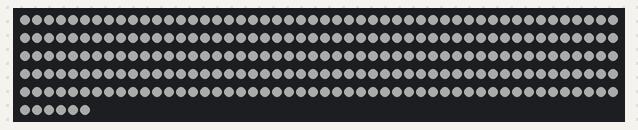
This sketch was run on a simulated Arduino Uno, built with avr-gcc and run on an emulated ATmega328P. Parts: 256 RGB LEDs in strip order, left to right, continuing on the next row. Dim RGB values are drawn brighter than linear; what the sketch prints to the serial monitor is not drawn.

Above: at 0.09 s.
At 3.94 s:
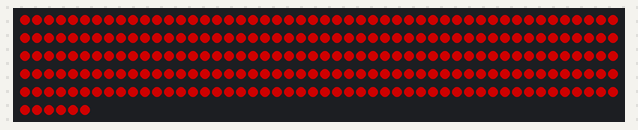

The sketch:

strobeLight.ino
```cpp
#include <FastLED.h> // Code for LEDs
// Strobe light designed for Halloween with repetitive flashes of red added in.


/* initialize Hardware Variables */
#define LED_PIN           5 // Where LED strip is connected to board
#define NUM_LEDS         256
#define COLOR_ORDER     GRB           // If colours look wrong, play with this
#define CHIPSET         WS2812B       // LED strip type
#define MAX_MILLIAMPS   2000          // Careful with the amount of power here if running off USB port
const int BRIGHTNESS_SETTINGS =150;  // Configureable brightness. If power draw is an issue, lower value
#define LED_VOLTS       5             // Usually 5 or 12


// Lighting timing specific
#define TIME_LIGHT_ON         175 // milliseconds
#define TIME_LIGHT_OFF        175 // milliseconds
#define REPEAT_C1    10 // Times to repeat colour 1
#define REPEAT_C2    2 // Times to repeat colour 1
int c1_counter = 0;
int c2_counter = 0;
unsigned long previousMillis = 0;
unsigned long currentMillis = 0;


/* setup memory block for the leds */
CRGB leds[NUM_LEDS];


void setup() {

  Serial.begin(9600);
  FastLED.addLeds<NEOPIXEL, LED_PIN>(leds, NUM_LEDS);
  FastLED.setMaxPowerInVoltsAndMilliamps(LED_VOLTS, MAX_MILLIAMPS);
  FastLED.setBrightness(BRIGHTNESS_SETTINGS);

  Serial.println("\nStarting strobe light...");

  /* Setup Pin for LED data export */
  pinMode(LED_PIN, OUTPUT);
}


void loop() {

  // Loop over first colour
  for (int lc = 0; lc < REPEAT_C1; lc++){

    // Start by turning light on white:
    for (int i = 0; i < NUM_LEDS; i++)  {
      leds[i] = CRGB(250, 250, 250);
    }
    delay(5);
    FastLED.show();

    currentMillis = millis();
    // wait to keep the light on for the interval
    while(currentMillis - previousMillis < TIME_LIGHT_ON)   {
      currentMillis = millis();
    }

    // then turn light off.
    FastLED.clear();
    FastLED.show();
    previousMillis = currentMillis;

    // keep the light off for the interval
    currentMillis = millis();

    // Then wait until its been off long enough.
    while(currentMillis - previousMillis < TIME_LIGHT_OFF)   {
      currentMillis = millis();
    }
    previousMillis = currentMillis;
  }

// Loop over second colour
  for (int lc = 0; lc < REPEAT_C2; lc++){

    // Start by turning light on white:
    for (int i = 0; i < NUM_LEDS; i++)  {
      leds[i] = CRGB(250, 0, 0);
    }

    delay(5);
    FastLED.show();

    currentMillis = millis();
    // wait to keep the light on for the interval
    while(currentMillis - previousMillis < TIME_LIGHT_ON)   {
      currentMillis = millis();
    }

    // then turn light off.
    FastLED.clear();
    FastLED.show();
    previousMillis = currentMillis;

    // keep the light off for the interval
    currentMillis = millis();

    // Then wait until its been off long enough.
    while(currentMillis - previousMillis < TIME_LIGHT_OFF)   {
      currentMillis = millis();
    }
    previousMillis = currentMillis;
  } // End loop colour 2.

}
```
